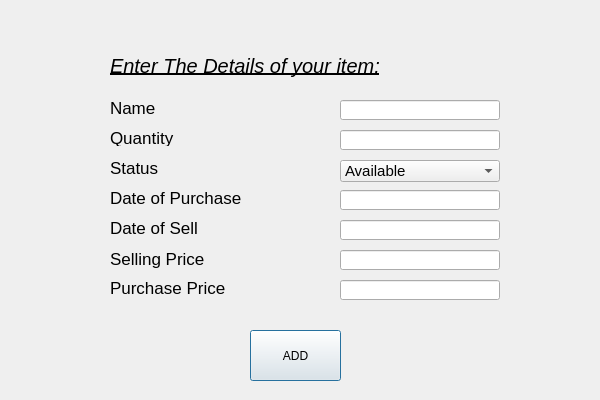
<?xml version="1.0" encoding="UTF-8"?>
<ui version="4.0">
 <class>AddItem</class>
 <widget class="QDialog" name="AddItem">
  <property name="windowModality">
   <enum>Qt::WindowModal</enum>
  </property>
  <property name="geometry">
   <rect>
    <x>0</x>
    <y>0</y>
    <width>600</width>
    <height>400</height>
   </rect>
  </property>
  <property name="windowTitle">
   <string>Add an Item</string>
  </property>
  <property name="inputMethodHints">
   <set>Qt::ImhExclusiveInputMask</set>
  </property>
  <widget class="QPushButton" name="btnAdd">
   <property name="geometry">
    <rect>
     <x>250</x>
     <y>330</y>
     <width>91</width>
     <height>51</height>
    </rect>
   </property>
   <property name="font">
    <font>
     <pointsize>9</pointsize>
    </font>
   </property>
   <property name="text">
    <string>ADD</string>
   </property>
  </widget>
  <widget class="QLabel" name="label">
   <property name="geometry">
    <rect>
     <x>110</x>
     <y>100</y>
     <width>121</width>
     <height>16</height>
    </rect>
   </property>
   <property name="font">
    <font>
     <pointsize>13</pointsize>
    </font>
   </property>
   <property name="text">
    <string>Name</string>
   </property>
  </widget>
  <widget class="QLineEdit" name="txtName">
   <property name="geometry">
    <rect>
     <x>340</x>
     <y>100</y>
     <width>160</width>
     <height>20</height>
    </rect>
   </property>
   <property name="font">
    <font>
     <pointsize>13</pointsize>
    </font>
   </property>
  </widget>
  <widget class="QLineEdit" name="txtQuantity">
   <property name="geometry">
    <rect>
     <x>340</x>
     <y>130</y>
     <width>160</width>
     <height>20</height>
    </rect>
   </property>
   <property name="font">
    <font>
     <pointsize>13</pointsize>
    </font>
   </property>
  </widget>
  <widget class="QLabel" name="label_2">
   <property name="geometry">
    <rect>
     <x>110</x>
     <y>130</y>
     <width>121</width>
     <height>16</height>
    </rect>
   </property>
   <property name="font">
    <font>
     <pointsize>13</pointsize>
    </font>
   </property>
   <property name="text">
    <string>Quantity</string>
   </property>
  </widget>
  <widget class="QLabel" name="label_3">
   <property name="geometry">
    <rect>
     <x>110</x>
     <y>160</y>
     <width>121</width>
     <height>16</height>
    </rect>
   </property>
   <property name="font">
    <font>
     <pointsize>13</pointsize>
    </font>
   </property>
   <property name="text">
    <string>Status</string>
   </property>
  </widget>
  <widget class="QLineEdit" name="txtDOP">
   <property name="geometry">
    <rect>
     <x>340</x>
     <y>190</y>
     <width>160</width>
     <height>20</height>
    </rect>
   </property>
   <property name="font">
    <font>
     <pointsize>13</pointsize>
    </font>
   </property>
  </widget>
  <widget class="QLabel" name="label_4">
   <property name="geometry">
    <rect>
     <x>110</x>
     <y>190</y>
     <width>141</width>
     <height>16</height>
    </rect>
   </property>
   <property name="font">
    <font>
     <pointsize>13</pointsize>
    </font>
   </property>
   <property name="text">
    <string>Date of Purchase</string>
   </property>
  </widget>
  <widget class="QLineEdit" name="txtDOS">
   <property name="geometry">
    <rect>
     <x>340</x>
     <y>220</y>
     <width>160</width>
     <height>20</height>
    </rect>
   </property>
   <property name="font">
    <font>
     <pointsize>13</pointsize>
    </font>
   </property>
  </widget>
  <widget class="QLabel" name="label_5">
   <property name="geometry">
    <rect>
     <x>110</x>
     <y>220</y>
     <width>121</width>
     <height>16</height>
    </rect>
   </property>
   <property name="font">
    <font>
     <pointsize>13</pointsize>
    </font>
   </property>
   <property name="text">
    <string>Date of Sell</string>
   </property>
  </widget>
  <widget class="QLineEdit" name="txtSellingPrice">
   <property name="geometry">
    <rect>
     <x>340</x>
     <y>250</y>
     <width>160</width>
     <height>20</height>
    </rect>
   </property>
   <property name="font">
    <font>
     <pointsize>13</pointsize>
    </font>
   </property>
  </widget>
  <widget class="QLabel" name="label_6">
   <property name="geometry">
    <rect>
     <x>110</x>
     <y>238</y>
     <width>121</width>
     <height>41</height>
    </rect>
   </property>
   <property name="font">
    <font>
     <pointsize>13</pointsize>
    </font>
   </property>
   <property name="text">
    <string>Selling Price</string>
   </property>
  </widget>
  <widget class="QLineEdit" name="txtPurchasePrice">
   <property name="geometry">
    <rect>
     <x>340</x>
     <y>280</y>
     <width>160</width>
     <height>20</height>
    </rect>
   </property>
   <property name="font">
    <font>
     <pointsize>13</pointsize>
    </font>
   </property>
  </widget>
  <widget class="QLabel" name="label_7">
   <property name="geometry">
    <rect>
     <x>110</x>
     <y>280</y>
     <width>121</width>
     <height>16</height>
    </rect>
   </property>
   <property name="font">
    <font>
     <pointsize>13</pointsize>
    </font>
   </property>
   <property name="text">
    <string>Purchase Price</string>
   </property>
  </widget>
  <widget class="QComboBox" name="cmbStatus">
   <property name="geometry">
    <rect>
     <x>340</x>
     <y>160</y>
     <width>160</width>
     <height>22</height>
    </rect>
   </property>
   <property name="font">
    <font>
     <pointsize>11</pointsize>
    </font>
   </property>
   <item>
    <property name="text">
     <string>Available</string>
    </property>
   </item>
   <item>
    <property name="text">
     <string>Expired</string>
    </property>
   </item>
   <item>
    <property name="text">
     <string>Sold</string>
    </property>
   </item>
   <item>
    <property name="text">
     <string>Return</string>
    </property>
   </item>
   <item>
    <property name="text">
     <string>Spoiled</string>
    </property>
   </item>
  </widget>
  <widget class="QLabel" name="lblInfo">
   <property name="geometry">
    <rect>
     <x>190</x>
     <y>250</y>
     <width>141</width>
     <height>16</height>
    </rect>
   </property>
   <property name="font">
    <font>
     <pointsize>13</pointsize>
    </font>
   </property>
   <property name="text">
    <string/>
   </property>
  </widget>
  <widget class="QLabel" name="label_8">
   <property name="geometry">
    <rect>
     <x>110</x>
     <y>50</y>
     <width>271</width>
     <height>31</height>
    </rect>
   </property>
   <property name="font">
    <font>
     <pointsize>15</pointsize>
     <italic>true</italic>
     <bold>false</bold>
     <underline>true</underline>
    </font>
   </property>
   <property name="text">
    <string>Enter The Details of your item:</string>
   </property>
  </widget>
 </widget>
 <resources/>
 <connections/>
</ui>
